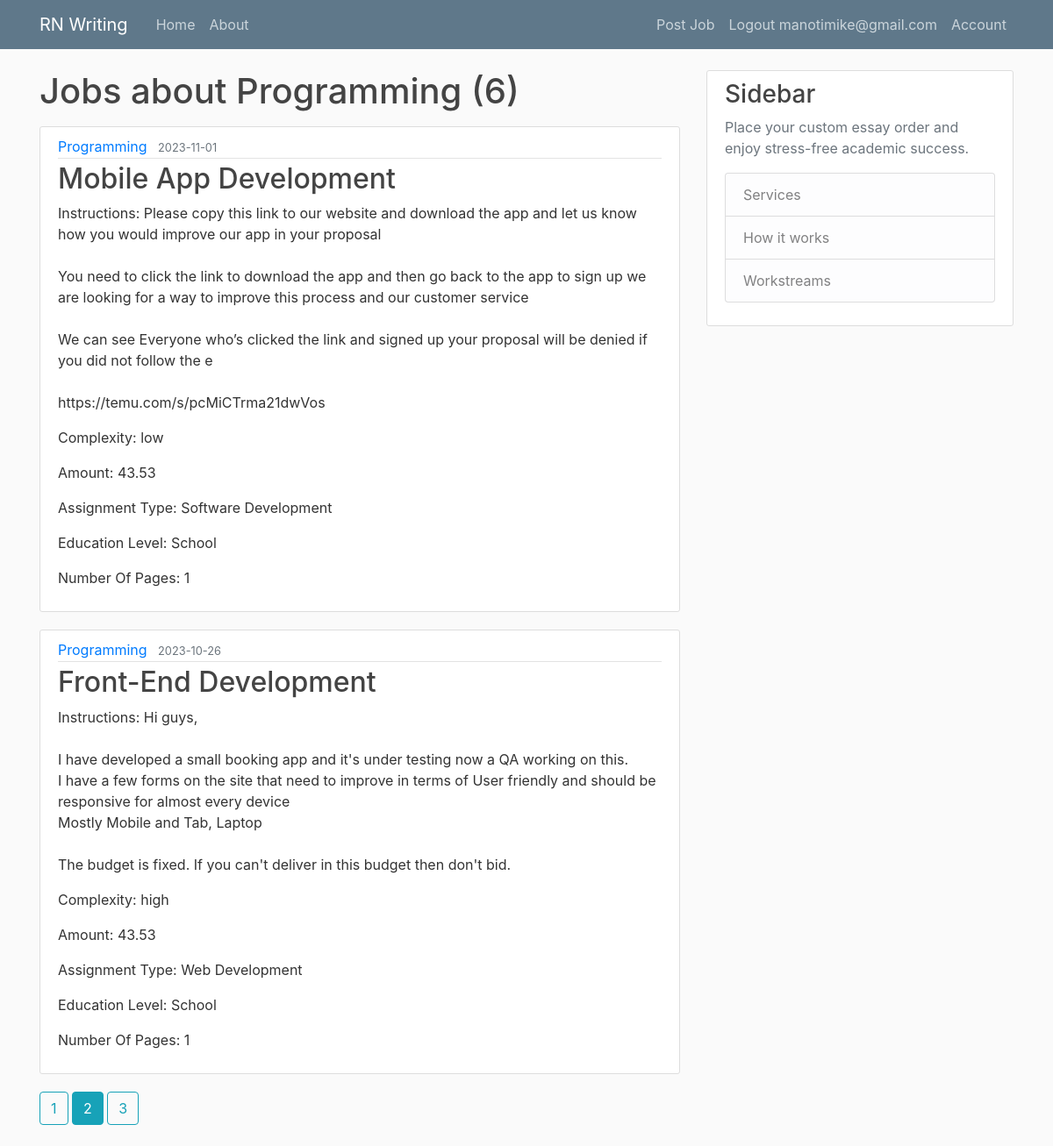
Page /job/Programming?page=2 (signed in) on the committed database.
### writingapp/models.py (models this page shows, shortened)
class Auth(db.Model, UserMixin):
    __tablename__ = "auth"
    id = db.Column(db.Integer, primary_key = True)
    email = db.Column(db.String(255))
    password = db.Column(db.String(255))
    role = db.Column(db.String(255))

class Job(db.Model):
    __tablename__ = "job"
    id = db.Column(db.Integer, primary_key = True)
    client_id = db.Column(db.Integer, db.ForeignKey("client.id"))
    complexity = db.Column(db.String(255))
    deadline = db.Column(db.Date)
    amount = db.Column(db.Integer)
    assignment_type = db.Column(db.String(255))
    service = db.Column(db.String(255))
    education_level = db.Column(db.String(255))
    number_of_pages = db.Column(db.Integer)
    number_of_words = db.Column(db.Integer)
    line_spacing = db.Column(db.String(255))
    assignment_language = db.Column(db.String(255))
    sources_required = db.Column(db.String(255))
    citation_style = db.Column(db.String(255))
    subject = db.Column(db.String(255))
    instructions = db.Column(db.Text)
    submit_date = db.Column(db.DateTime, nullable=False)
    client = db.relationship("Client", backref = "job")
    skills = db.relationship("Skills", backref = "job")
    payment = db.relationship("Payment", backref = "job")
    attachment = db.relationship("Attachment", backref = 'job')

### writingapp/routes.py (the view)
@app.route("/job/<string:by_service>")
def similar_jobs(by_service):
    page = request.args.get('page', 1, type=int)
    job = Job.query.filter_by(service=by_service).first_or_404()
    jobs = Job.query.filter_by(service=job.service).paginate(page=page, per_page=2)
    return render_template('similar_jobs.html', jobs=jobs, job=job)

### writingapp/models.py (called while the page is built)
@login_manager.user_loader
def load_user(user_id):
    return Auth.query.get(int(user_id))

### writingapp/templates/similar_jobs.html
{% extends "layout.html" %}
{% block content %}
<h1 class='mb-3'>Jobs about {{job.service}} ({{jobs.total}})</h1>
    {% for job in jobs.items %}
    <article class='media content-section'>
        <div class='media-body'>
            <div class='article-metadata'>
                <a class='mr-2' href="{{ url_for('similar_jobs', by_service=job.service) }}">{{ job.service }}</a>
                <small class='text-muted'>{{job.deadline}}</small>
            </div>
            <h2><a class='article-title' href="{{ url_for('show_job', job_id=job.id) }}">{{job.subject}}</a></h2>
            <p class='article-content'>Instructions: {{job.instructions}}</p>
            <p class='article-content'>Complexity: {{job.complexity}}</p>
            <p class='article-content'>Amount: {{job.amount}}</p>
            <p class='article-content'>Assignment Type: {{job.assignment_type}}</p>
            <p class='article-content'>Education Level: {{job.education_level}}</p>
            <p class='article-content'>Number Of Pages: {{job.number_of_pages}}</p>
        </div>
    </article>
    {% endfor %}
    {% for page_num in jobs.iter_pages(left_edge=1, right_edge=1, left_current=1, right_current=2) %}
        {% if page_num %}
        {% if jobs.page == page_num %}
        <a class='btn btn-info mb-4' href='{{ url_for('similar_jobs', by_service=job.service, page=page_num) }}'>{{ page_num }}</a>
        {% else %}
        <a class='btn btn-outline-info mb-4' href='{{ url_for('similar_jobs', by_service=job.service, page=page_num) }}'>{{ page_num }}</a>
        {% endif %}
        {% else %}
         ...
        {% endif %}
    {% endfor %}
{% endblock content %}

### writingapp/templates/layout.html (shortened to what this page needs)
<!DOCTYPE html>
<html>
<head>
    <link rel="stylesheet" href="https://maxcdn.bootstrapcdn.com/bootstrap/4.0.0/css/bootstrap.min.css">
    <link rel="stylesheet" type="text/css" href="{{ url_for('static', filename='main.css') }}">
</head>
<body>
    <header class="site-header">
      <nav class="navbar navbar-expand-md navbar-dark bg-steel fixed-top">
        <div class="container">
          <a class="navbar-brand mr-4" href="/">RN Writing</a>
          <div class="collapse navbar-collapse" id="navbarToggle">
            <div class="navbar-nav mr-auto">
              <a class="nav-item nav-link" href="{{ url_for('home') }}">Home</a>
              <a class="nav-item nav-link" href="{{ url_for('about') }}">About</a>
            </div>
            <div class="navbar-nav">
              {% if current_user.is_authenticated %}
              <a class="nav-item nav-link" href="{{ url_for('new_job') }}">Post Job</a>
                <a class="nav-item nav-link" href="{{ url_for('logout') }}">Logout {{current_user.email}}</a>
                <a class="nav-item nav-link" href="{{ url_for('account') }}">Account</a>
              {% else %}
                <a class="nav-item nav-link" href="{{ url_for('login') }}">Login</a>
                <a class="nav-item nav-link" href="{{ url_for('register') }}">Register</a>
              {% endif %}
            </div>
          </div>
        </div>
      </nav>
    </header>
    <main role="main" class="container">
      <div class="row">
        <div class="col-md-8">
          {% block content %}{% endblock %}
        </div>
        <div class="col-md-4">
          <div class="content-section">
            <h3>Sidebar</h3>
            <p class='text-muted'>Place your custom essay order and enjoy stress-free academic success.
              <ul class="list-group">
                <li class="list-group-item list-group-item-light">Services</li>
                <li class="list-group-item list-group-item-light">How it works</li>
                <li class="list-group-item list-group-item-light">Workstreams</li>
              </ul>
            </p>
          </div>
        </div>
      </div>
    </main>
</body>
</html>

### writingapp/static/main.css (style rules this page uses)
body { background: #fafafa; color: #333333; margin-top: 5rem; }
h1, h2, h3, h4, h5, h6 { color: #444444; }
.bg-steel { background-color: #5f788a; }
.site-header .navbar-nav .nav-link { color: #cbd5db; }
.content-section { background: #ffffff; padding: 10px 20px; border: 1px solid #dddddd; border-radius: 3px; margin-bottom: 20px; }
.article-title { color: #444444; }
.article-content { white-space: pre-line; }
.article-metadata { padding-bottom: 1px; margin-bottom: 4px; border-bottom: 1px solid #e3e3e3 }

### rows in the picture
Auth: email "manotimike@gmail.com"
Job: service "Programming"
Job: service "Programming", deadline "2023-11-01", subject "Mobile App Development", instructions "Please copy this link to our website and download the app and let us know how you would improve our app in your proposal You need to click the link to download the app and then go back to the app to sign up we are looking for a way to improve this process and our customer service We can see Everyone who’s clicked the link and signed up your proposal will be denied if you did not follow the e https://temu.com/s/pcMiCTrma21dwVos", complexity "low", amount "43.53", assignment_type "Software Development", education_level "School", number_of_pages "1"
Job: service "Programming", deadline "2023-10-26", subject "Front-End Development", instructions "Hi guys, I have developed a small booking app and it's under testing now a QA working on this. I have a few forms on the site that need to improve in terms of User friendly and should be responsive for almost every device Mostly Mobile and Tab, Laptop The budget is fixed. If you can't deliver in this budget then don't bid.", complexity "high", amount "43.53", assignment_type "Web Development", education_level "School", number_of_pages "1"

### other values in the picture
{{ jobs.total }} "6"
{{ page_num }} "1" "3"
{{ page_num }} "2"
